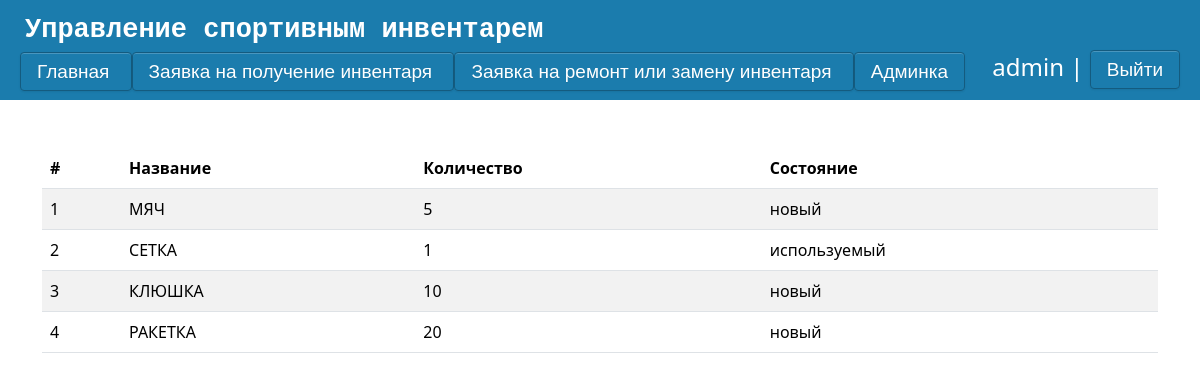
The app's page / (signed in), older data.
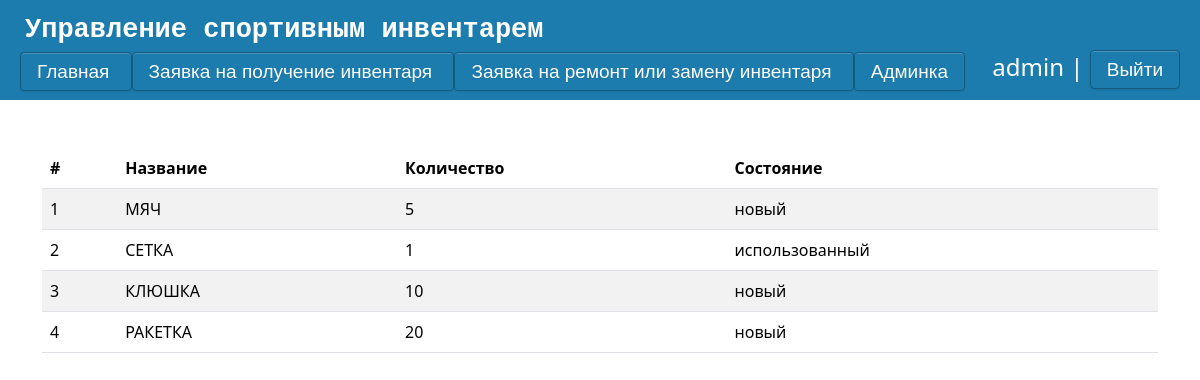
The same page, newer data.
### main/models.py (models this page shows, shortened)
class Goods(models.Model):
    state = {'новый':'новый','использованный':'использованный','сломанный': 'сломанный'}
    goods = models.CharField('Название',max_length=30)
    count = models.IntegerField('Количество')
    rented_count = models.IntegerField('Взято',default=0)
    condition = models.CharField('Состояние',max_length=20, choices=state)
    class Meta:
        verbose_name = "Инвентарь"
        verbose_name_plural  = "Инвентарь"

### main/views.py (the view)
# urls.py: path('', views.page, name="main"),
def page(request):
    Items = list(Goods.objects.all())
    for el in Items:
        el.count=el.count-el.rented_count
    return render(request, 'main/index.html' , {'Items': Items})

### main/templates/main/index.html (shortened to what this page needs)
{% extends 'main/layout.html' %}
{% block script %}
    <link rel="stylesheet" href="https://cdn.jsdelivr.net/npm/flatpickr/dist/flatpickr.min.css">
{% endblock %}
{% block content %}
    {% if request.user.is_authenticated %}
                <div class="container mt-5">
                    <table  class="table table-striped">
                      <thead>
                        <tr>
                            <th>#</th>
                            <th>Название</th>
                            <th>Количество</th>
                            <th>Состояние</th>
                        </tr>
                      </thead>
                      <tbody>
                      {% for el in Items %}
                        <tr>
                            <td> {{ forloop.counter }}</td>
                            <td> {{el.goods}}</td>
                            <td> {{el.count}}</td>
                            <td> {{el.condition}}</td>
                        </tr>
                        {% endfor %}
                    </table>
                </div>
    {% else %}
        <p class = 'enter_or_reg'>Войдите или зарегистрируйтесь</p>
    {% endif %}
{% endblock %}

Row changes from the older to the newer data that the page shows:
changed Goods "СЕТКА": condition "используемый" → "использованный"
